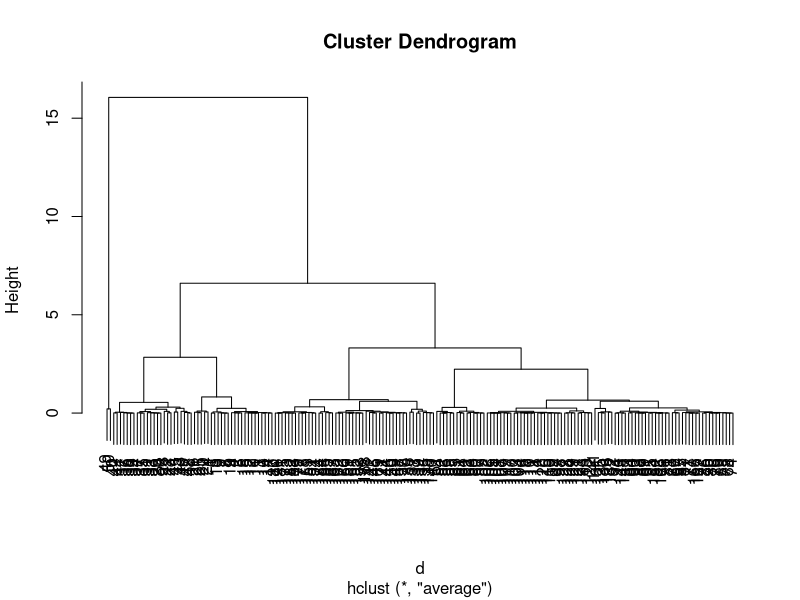
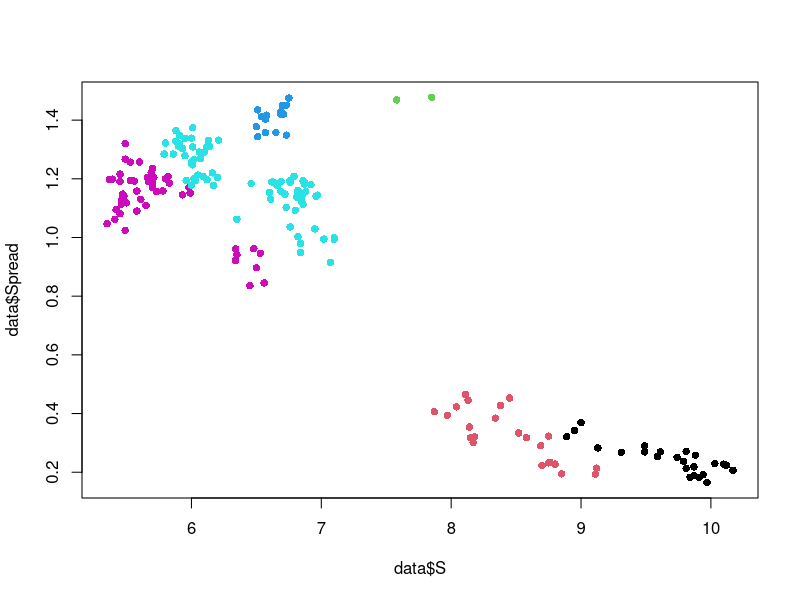
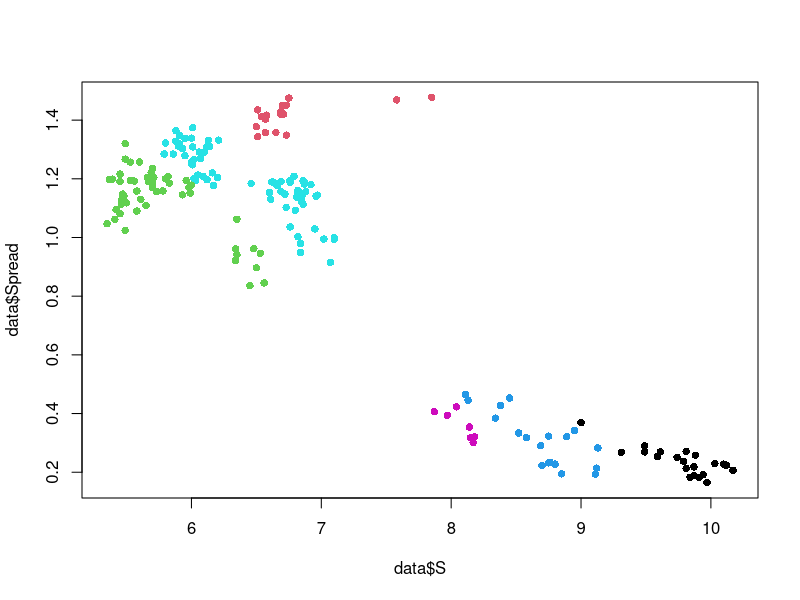
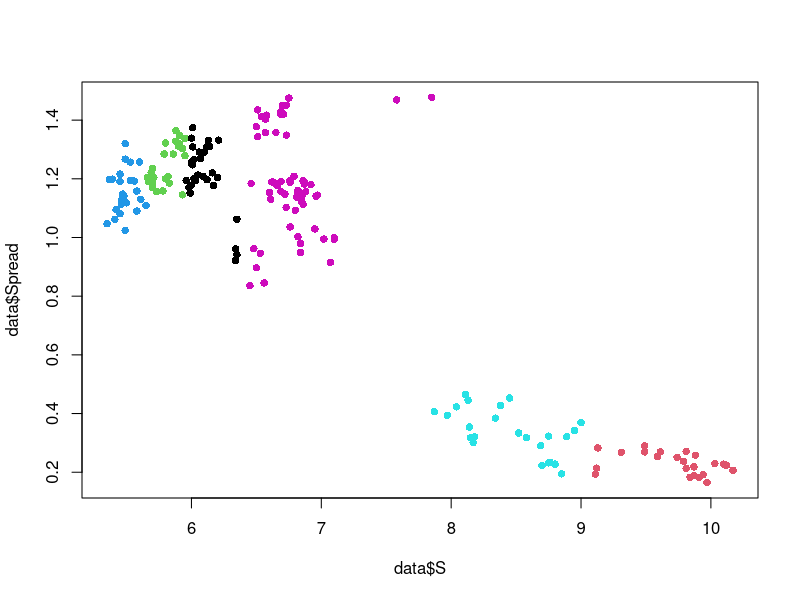

Source code (R) for these figures, in order:
data <- read.csv('Cluster.csv')

# Hierarchical clustering: distance matrix based

mah <- function(x, S = NULL) {
  if(is.null(S)) S <- cov(x)
  # Apply mahalanobis for every row in the data set
  out <- lapply(1:nrow(x), function(i) {
    mahalanobis(x=x, center=do.call("c", x[i, ]), cov=S)
  })
  return(as.dist(do.call("rbind", out)))
}

d <- mah(data[,2:3])
cl <- hclust(d, method="average")

plot(cl)
cl_cut <- cutree(cl, 6)
plot(data$S, data$Spread, col=cl_cut, pch=16)

# Rescaling based to convert to Euclidian k-means

x <- as.matrix(data[,2:3])
C <- chol( var(x) ) # Choleski Decomposition of the variance matrix
y <- x %*% solve(C)
var(y) # Is now the identity matrix (or close enough) -- so we can apply k-means on y

cl <- kmeans(y, 6)
plot(data$S, data$Spread, col=cl$cluster, pch=16) # Same outcome!

# Comparison with normal k-means

cl <- kmeans(x, 6)
plot(data$S, data$Spread, col=cl$cluster, pch=16) # Same outcome!
